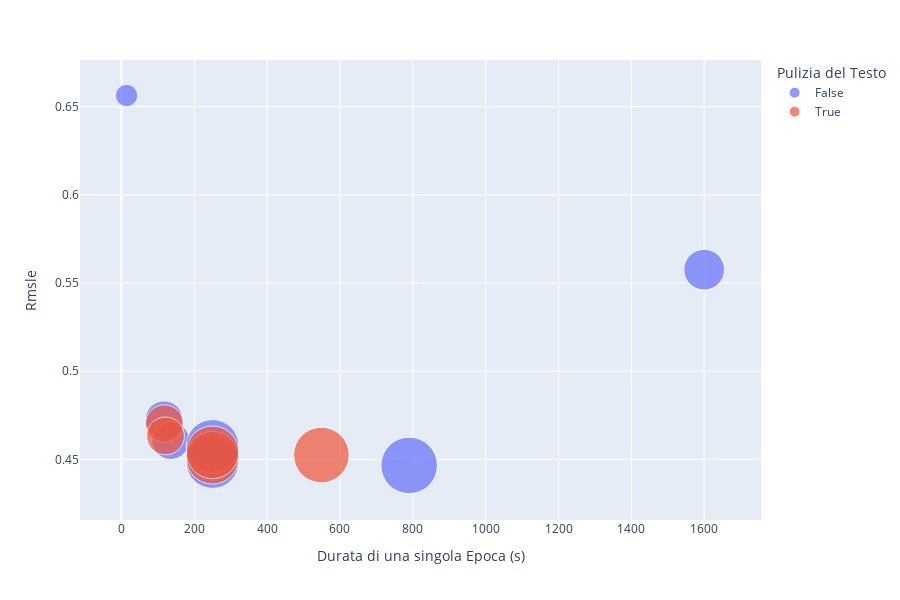

Here is the notebook cell this chart was saved with:
### Code cell
fig = px.scatter(df, x="epochtime", y="rmsle", size='trainparams_log2',
                 text=None, color="clean_b", width=900, height=600,
                 log_x=False, log_y=False, size_max=40,
                 labels={
                     "epochtime": "Durata di una singola Epoca (s)",
                     "rmsle": "Rmsle",
                     "clean_b": "Pulizia del Testo"
                 },
                 #title="Pulizia del Testo (colore). Rmsle in funzione della Durata di una singola Epoca. La dimensione corrisponde ai Parametri Allenabili"
                )
#fig.update_layout(paper_bgcolor='rgba(0,0,0,0)',plot_bgcolor='rgba(0,0,0,0)')
#fig.update_traces(textposition='top center')
#fig.update_layout(showlegend=False)

# errore in funzione del numero di parametri trainabili (anche dimensione)

fig.show()

### Figure 1 — Plotly figure (JSON) as saved in the notebook; plotly's stock layout.template omitted (floating-point values rounded to 4 significant figures)
{"data": [{"hovertemplate": "Pulizia del Testo=False<br>Durata di una singola Epoca (s)=%{x}<br>Rmsle=%{y}<br>trainparams_log2=%{marker.size}<extra></extra>", "legendgroup": "False", "marker": {"color": "#636efa", "size": [146.4, 246.9, 126.1, 126.1, 282.4, 44.16, 246.9], "sizemode": "area", "sizeref": 0.1765, "symbol": "circle"}, "mode": "markers", "name": "False", "orientation": "v", "showlegend": true, "type": "scatter", "x": [1600, 250, 117, 135, 790, 14, 250], "xaxis": "x", "y": [0.5576, 0.4486, 0.4725, 0.4607, 0.4466, 0.6563, 0.4576], "yaxis": "y"}, {"hovertemplate": "Pulizia del Testo=True<br>Durata di una singola Epoca (s)=%{x}<br>Rmsle=%{y}<br>trainparams_log2=%{marker.size}<extra></extra>", "legendgroup": "True", "marker": {"color": "#EF553B", "size": [244.7, 126.1, 126.1, 273.3, 244.7], "sizemode": "area", "sizeref": 0.1765, "symbol": "circle"}, "mode": "markers", "name": "True", "orientation": "v", "showlegend": true, "type": "scatter", "x": [250, 118, 121, 549, 250], "xaxis": "x", "y": [0.451, 0.4702, 0.4633, 0.4525, 0.454], "yaxis": "y"}], "layout": {"height": 600, "legend": {"itemsizing": "constant", "title": {"text": "Pulizia del Testo"}, "tracegroupgap": 0}, "margin": {"t": 60}, "width": 900, "xaxis": {"anchor": "y", "domain": [0, 1], "title": {"text": "Durata di una singola Epoca (s)"}}, "yaxis": {"anchor": "x", "domain": [0, 1], "title": {"text": "Rmsle"}}}}
